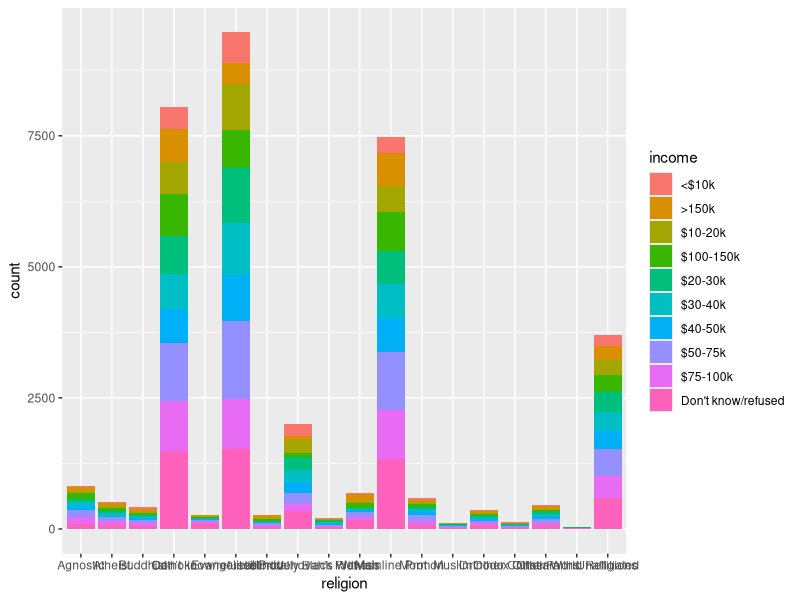
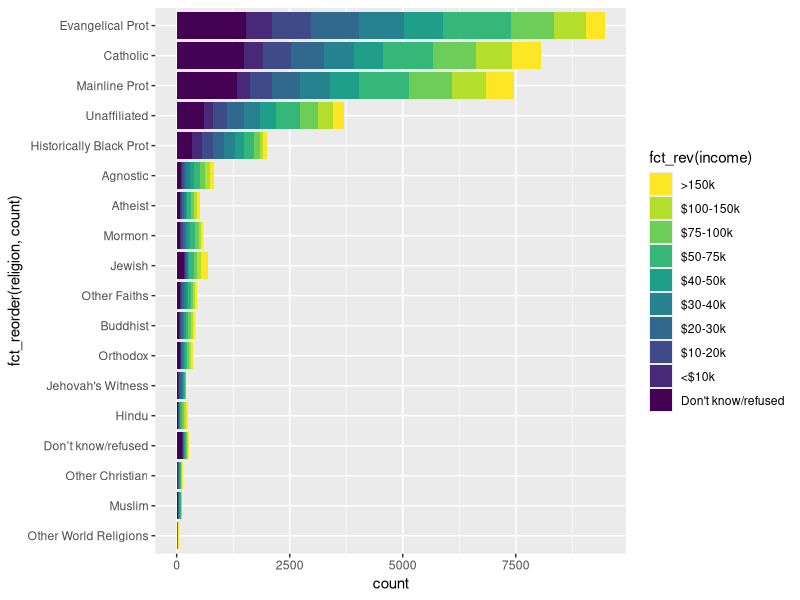
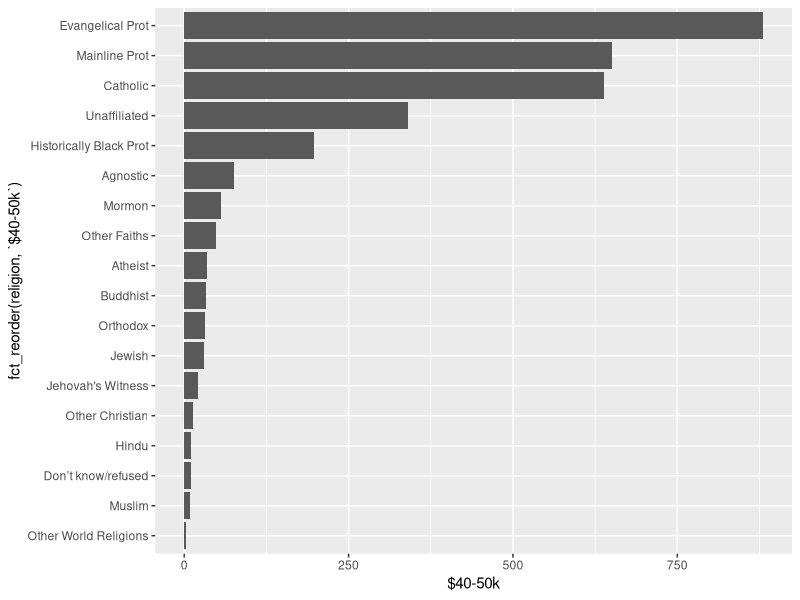
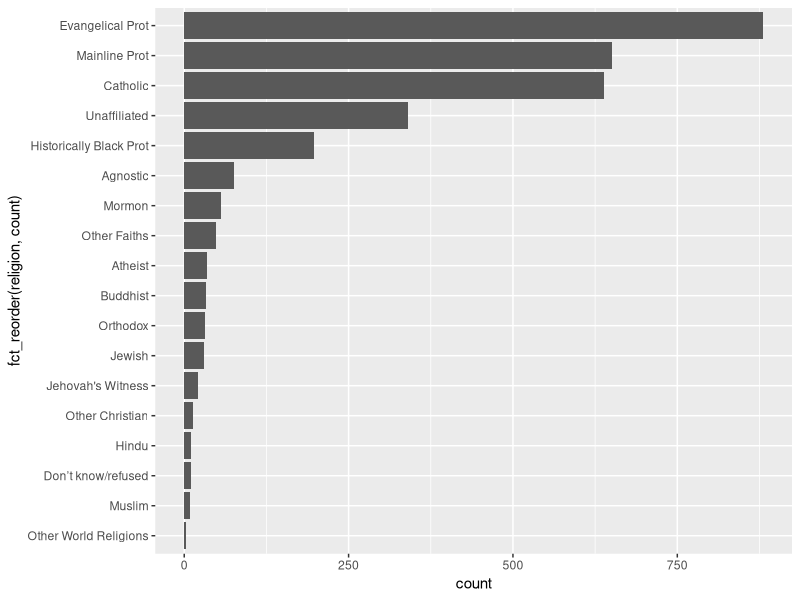
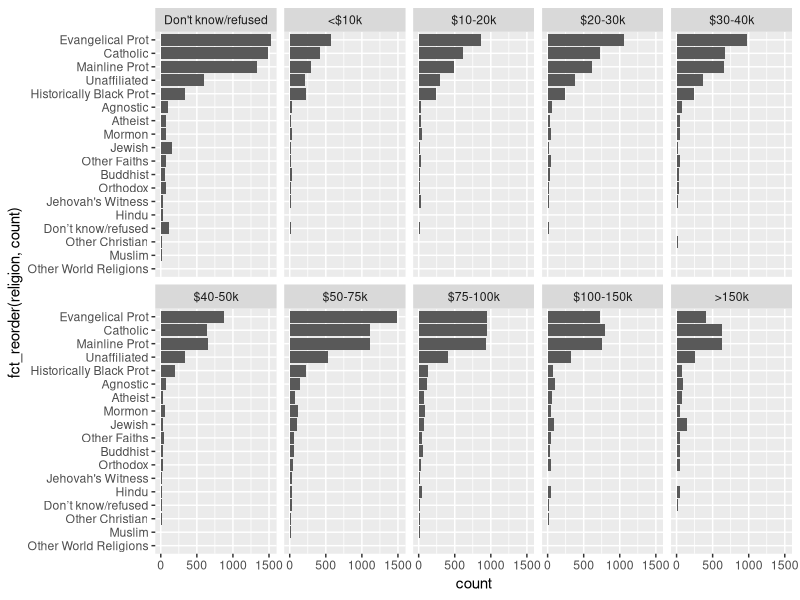
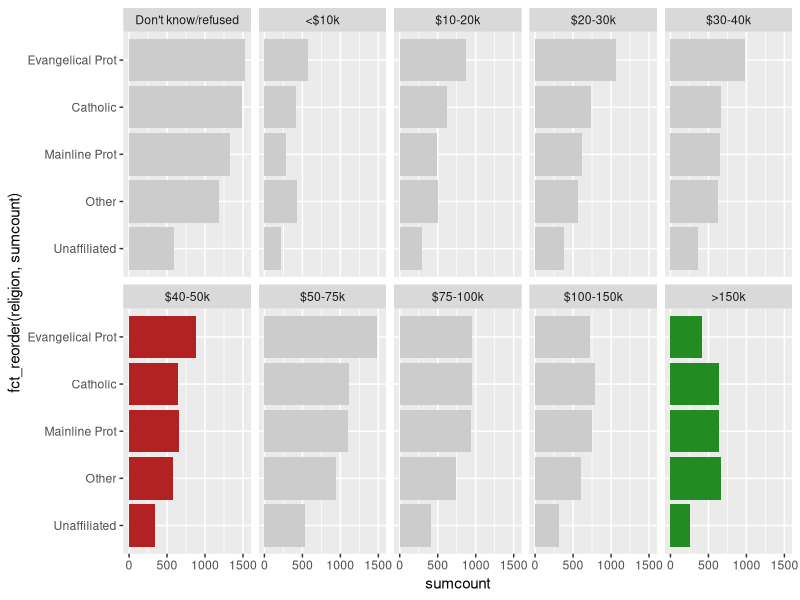

Recreate these plots in R, in order.
## ---- chunk 1
library(tidyverse)
## ---- chunk 2
data(relig_income)
data(fish_encounters)
## ---- chunk 3
relig_income
## ---- chunk 4
relig_income %>%
  pivot_longer(-religion, names_to = "income", values_to = "count")
## ---- chunk 5
fish_encounters
## ---- chunk 6
fish_encounters %>% 
  pivot_wider(names_from = station, values_from = seen)
## ---- chunk 7
relig_income %>%
  pivot_longer(-religion, names_to = "income", values_to = "count") %>% 
  ggplot(aes(religion, count, fill = income)) +
  geom_col()
## ---- chunk 8
inc_levels = c("Don't know/refused",
               "<$10k", "$10-20k", "$20-30k", "$30-40k",
               "$40-50k", "$50-75k", "$75-100k", "$100-150k",
               ">150k")

relig_income %>%
  pivot_longer(-religion, names_to = "income", values_to = "count") %>% 
  mutate(income = fct_relevel(income, inc_levels)) %>% 
  ggplot(aes(fct_reorder(religion, count), 
             count, fill = fct_rev(income))) +
  geom_col() +
  scale_fill_viridis_d(direction = -1) +
  coord_flip() 
## ---- chunk 9
relig_income %>% 
  ggplot(aes(fct_reorder(religion, `$40-50k`), `$40-50k`)) +
  geom_col() + 
  coord_flip()
## ---- chunk 10
relig_income %>%
  pivot_longer(-religion, names_to = "income", values_to = "count") %>% 
  filter(income == "$40-50k") %>% 
  ggplot(aes(fct_reorder(religion, count), count)) +
  geom_col() +
  coord_flip() 
## ---- chunk 11
relig_income %>%
  pivot_longer(-religion, names_to = "income", values_to = "count") %>% 
  mutate(income = fct_relevel(income, inc_levels)) %>% 
  ggplot(aes(fct_reorder(religion, count), 
             count)) +
  geom_col(show.legend = FALSE) +
  coord_flip() +
  facet_wrap(~ income, nrow = 2)
## ---- chunk 12
relig_income %>%
  pivot_longer(-religion, names_to = "income", values_to = "count") %>% 
  mutate(religion = fct_lump_n(religion, 4, w = count)) %>% 
  mutate(income = fct_relevel(income, inc_levels)) %>% 
  group_by(religion, income) %>%
  summarise(sumcount = sum(count)) %>% 
  ggplot(aes(fct_reorder(religion, sumcount), 
             sumcount)) + 
  geom_col(fill = "grey80", show.legend = FALSE) +
  geom_col(data = . %>% filter(income == "$40-50k"),
           fill = "firebrick") +
  geom_col(data = . %>% filter(income == ">150k"),
           fill = "forestgreen") +
  coord_flip() +
  facet_wrap(~ income, nrow = 2) 
